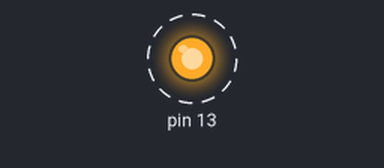
A sketch run on a simulated Arduino Uno, built with avr-gcc and run on an emulated ATmega328P. Parts: output pins drawn as LEDs (lit = HIGH). Dashed ring = blinking.

Above: at 0.2 s.
Timing chart, 0 to 3.0 s (numbered marks = the images above):
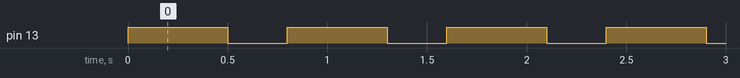

Measured:
- by itself, pin 13: alternates HIGH for 0.50 s and LOW for 0.30 s

The sketch:

blinking_led.ino
```cpp
void setup() {
    pinMode(13,OUTPUT);
}

void loop() {
    digitalWrite(13,HIGH); //HIGH = ON
    delay(500);
    digitalWrite(13,LOW); //LOW = OFF
    delay(300);
}
```
